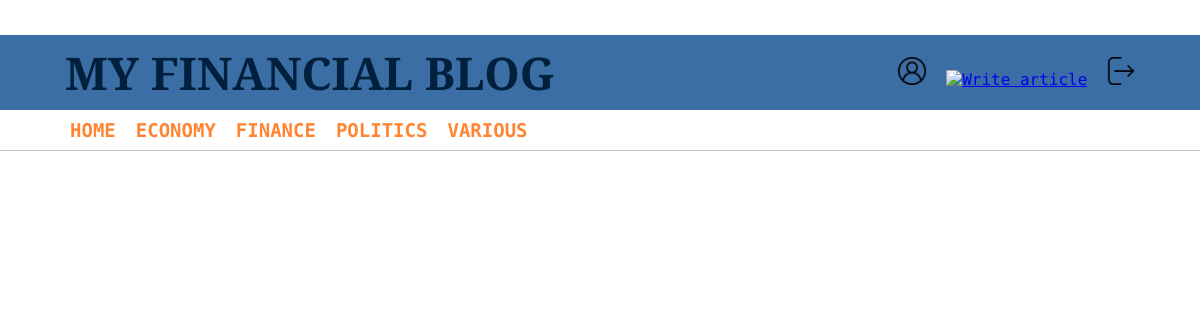
Before: /home/Various (signed in) with the older database file.
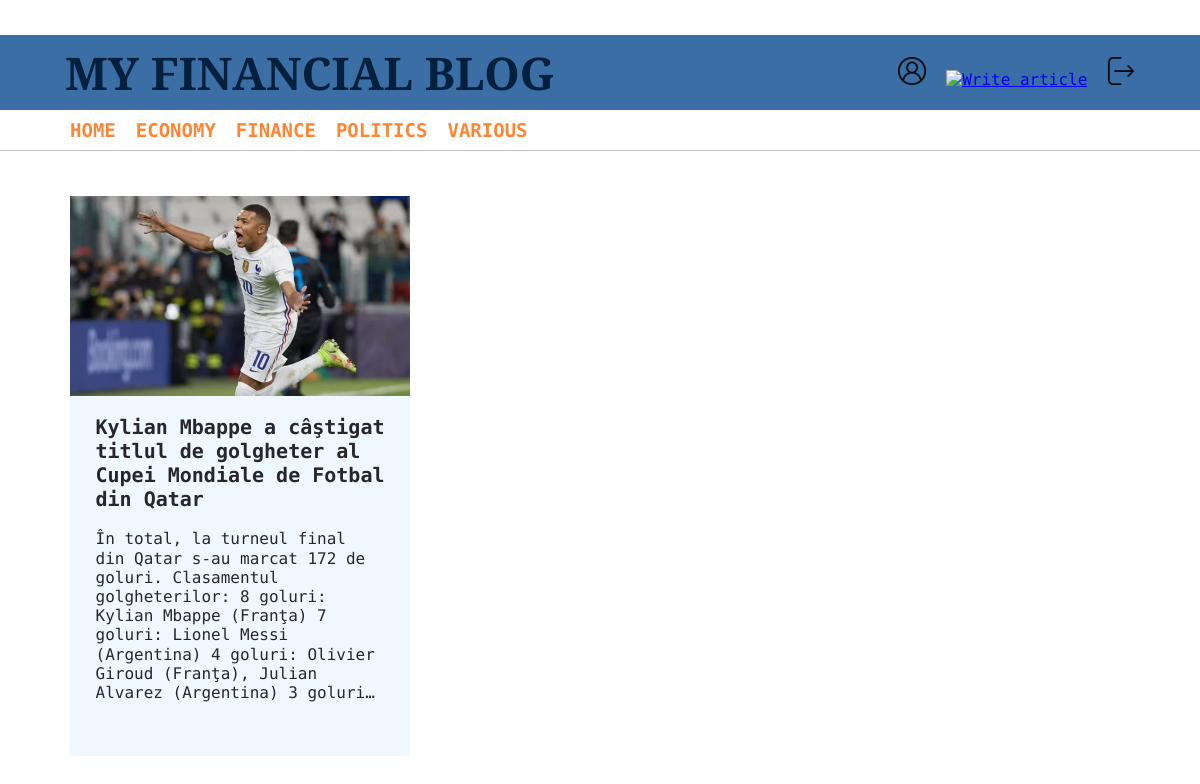
After: the same page with the newer database file.
### models.py (models this page shows)
class Article(db.Model):
	id = db.Column(db.Integer, primary_key=True)
	title = db.Column(db.String(128), index=True, unique=True)
	text = db.Column(db.Text)
	date = db.Column(db.DateTime, default=datetime.utcnow)
	image = db.Column(db.String())
	article_type = db.Column(db.String(), index=True)
	author = db.Column(db.Integer, db.ForeignKey('user.id'))
	comments = db.relationship('Comment', backref='article')

### app.py (the view)
@app.route('/home/<category>', methods=['GET', 'POST'])
def categories(category):
	articles = Article.query.filter_by(article_type=category)
	return render_template('categories.html', articles=articles)

### app.py (called while the page is built)
@login_manager.user_loader
def load_user(id):
	return User.query.get(int(id))

### templates/categories.html (shortened to what this page needs)
{% extends 'layout.html' %}
{% block css %}
	<link rel="stylesheet" type="text/css" href="{{ url_for('static', filename='home.css') }}">
{% endblock %}
{% block content %}
	<div class="home-center">
		{% for article in articles %}
		<div class="article-tile">
			<div style="background-image: url('../{{ article.image }}');" class="article-tile-img">
			</div>
			<div class="article-tile-body">
				<h3><a href="/{{ article.title }}">{{ article.title }}</a ></h3>
				<span>{{ article.text }}</span>
			</div>
		</div>
		{% endfor %}
	</div>
{% endblock %}

Changed rows visible on the page:
now on this page (row edited): Article: image (picture), title "Kylian Mbappe a câştigat titlul de golgheter al Cupei Mondiale de Fotbal din Qatar", text "În total, la turneul final din Qatar s-au marcat 172 de goluri. Clasamentul golgheterilor: 8 goluri: Kylian Mbappe (Franţa) 7 goluri: Lionel Messi (Argentina) 4 goluri: Olivier Giroud (Franţa), Julian Alvarez (Argentina) 3…"
